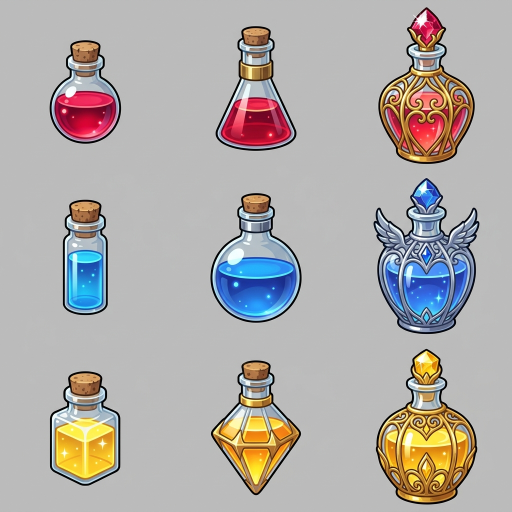
#> input picture assets/potions/potions_sheet.jpg, 1024 x 1024 px (shown at 1/2 size)
$ python potions_cutout.py
#> lines starting #> are read from the running program, lines starting #| are printed output that depends on the picture; after the words box and inside, x2 and y2 are one past the last pixel; in counts of white or black regions, pixels touching at a corner belong together
#!/usr/bin/env python3
"""Cut every potion bottle picture out of assets/potions/potions_sheet.jpg and remove the neutral background.

Output: assets/sprites/potions/<id>.png (140x140), transparent PNGs.
"""
import os, sys
import numpy as np
from PIL import Image, ImageFilter

ROOT = os.path.dirname(os.path.dirname(os.path.abspath(__file__)))
BG_TOL = 38
HOLE_TOL = 14

POTIONS = [
    ('hp_potion_s', 0, 0),
    ('hp_potion_m', 1, 0),
    ('hp_potion_l', 2, 0),
    ('sp_potion_s', 0, 1),
    ('sp_potion_m', 1, 1),
    ('sp_potion_l', 2, 1),
    ('exp_potion_s', 0, 2),
    ('exp_potion_m', 1, 2),
    ('exp_potion_l', 2, 2)
]

def border_connected(candidate):
    h, w = candidate.shape
    reach = np.zeros_like(candidate)
    reach[0, :] = candidate[0, :]; reach[-1, :] = candidate[-1, :]
    reach[:, 0] |= candidate[:, 0]; reach[:, -1] |= candidate[:, -1]
    while True:
        grown = reach.copy()
        grown[1:, :] |= reach[:-1, :]; grown[:-1, :] |= reach[1:, :]
        grown[:, 1:] |= reach[:, :-1]; grown[:, :-1] |= reach[:, 1:]
        grown &= candidate
        if (grown == reach).all():
            return reach
        reach = grown

def cutout_crop(crop_img):
    rgb = np.asarray(crop_img.convert('RGB')).astype(np.int32)
    h, w, _ = rgb.shape
    border = np.concatenate([rgb[0], rgb[-1], rgb[:, 0], rgb[:, -1]])
    bg = np.median(border, axis=0)
    dist = np.sqrt(((rgb - bg) ** 2).sum(axis=2))
    bgmask = border_connected(dist < BG_TOL) | (dist < HOLE_TOL)
    fg = ~bgmask
    fg_img = Image.fromarray((fg * 255).astype(np.uint8))
    fg_img = fg_img.filter(ImageFilter.MinFilter(3))
    fg_img = fg_img.filter(ImageFilter.GaussianBlur(0.6))
    alpha = np.asarray(fg_img)
    out = np.dstack([rgb.astype(np.uint8), alpha])
    return Image.fromarray(out, 'RGBA')

def main():
    src_path = os.path.join(ROOT, 'assets', 'potions', 'potions_sheet.jpg')
    out_dir = os.path.join(ROOT, 'assets', 'sprites', 'potions')
    os.makedirs(out_dir, exist_ok=True)

    sheet = Image.open(src_path).convert('RGB')
#> sheet is the input picture: PIL image 1024x1024 RGB; mean R, G, B 175.9, 171.5, 169.1
    sw, sh = sheet.size
#> sw = 1024; sh = 1024
    cell_w = sw // 3
#> cell_w = 341
    cell_h = sh // 3
#> cell_h = 341

    for item_id, col, row in POTIONS:
        # Crop with 8px margin from cell boundaries
        x1 = col * cell_w + 6
        y1 = row * cell_h + 6
        x2 = (col + 1) * cell_w - 6
        y2 = (row + 1) * cell_h - 6
        cell_crop = sheet.crop((x1, y1, x2, y2))

        rgba = cutout_crop(cell_crop)
        # Find exact bounding box of the non-transparent pixels
        bbox = rgba.getbbox()
        if bbox:
            item_crop = rgba.crop(bbox)
        else:
            item_crop = rgba

        # Place onto a 140x140 transparent square canvas, centered
        out_canvas = Image.new('RGBA', (140, 140), (0, 0, 0, 0))
        iw, ih = item_crop.size
        scale = min(120.0 / iw, 128.0 / ih)
        target_w = int(iw * scale)
        target_h = int(ih * scale)
        resized = item_crop.resize((target_w, target_h), Image.LANCZOS)
        paste_x = (140 - target_w) // 2
        paste_y = (140 - target_h) // 2
        out_canvas.paste(resized, (paste_x, paste_y), resized)

        dest = os.path.join(out_dir, f'{item_id}.png')
        out_canvas.save(dest, optimize=True)
        print(f'Saved {dest}')
#> this loop made 9 passes
#> bbox on passes 1 to 9: (92, 73, 238, 283), (83, 45, 247, 297), (67, 8, 263, 323), (118, 51, 211, 285), (73, 38, 258, 300), (58, 8, 272, 322), (93, 53, 236, 285), (74, 31, 256, 304), (62, 9, 268, 322)
#> pass 1, in main, `cell_crop = sheet.crop((x1, y1, x2, y2))`:
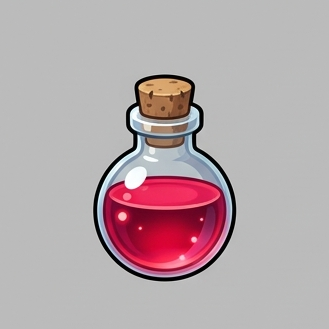
#> cell_crop: PIL image 329x329 RGB; mean R, G, B 182.1, 167.3, 170.9
#> pass 1, in cutout_crop, `dist = np.sqrt(((rgb - bg) ** 2).sum(axis=2))`:
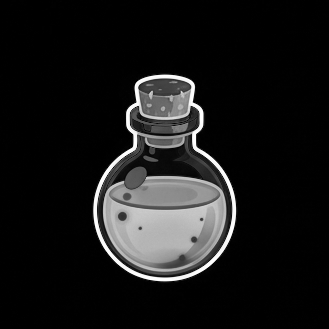
#> dist: shape (329, 329) float64; min 0, max 323.9, mean 31.2; drawn with min black and max white
#> pass 1, in cutout_crop, `bgmask = border_connected(dist < BG_TOL) | (dist < HOLE_TOL)`:
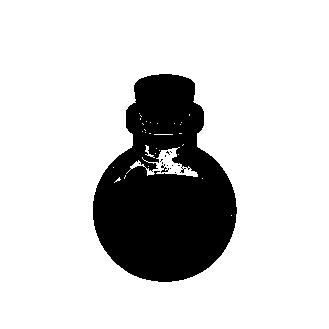
#> bgmask: shape (329, 329) bool; 81.8% white; 13 black regions (11 under 20 px), largest, box (x1, y1, x2, y2) and area: (93, 74, 237, 282) 19683, (161, 164, 169, 173) 29
#> after the loop:
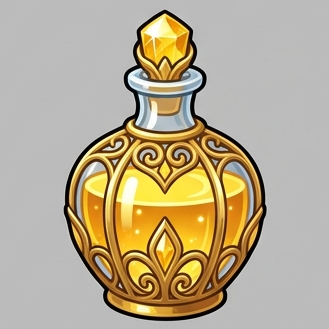
#> cell_crop: PIL image 329x329 RGB; mean R, G, B 183.1, 170.2, 144
#> after the loop:
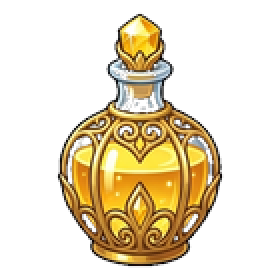
#> out_canvas: PIL image 140x140 RGBA (shown 2 times larger); mean R, G, B, A 55.2, 43.4, 19.5, 76.3; transparent parts drawn white
#> after the loop:
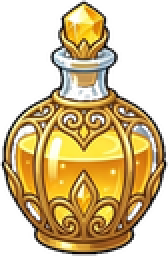
#> resized: PIL image 84x128 RGBA (shown 2 times larger); mean R, G, B, A 105.3, 83.7, 39.8, 142.6; transparent parts drawn white

    print('All 9 potion sprites processed successfully!')

if __name__ == '__main__':
    main()
